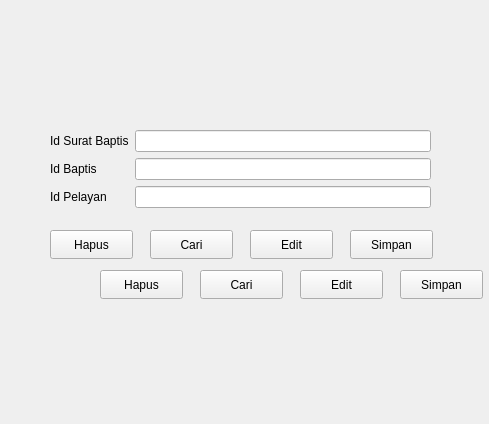
<?xml version="1.0" encoding="UTF-8"?>
<ui version="4.0">
 <class>FormSuratBaptis</class>
 <widget class="QWidget" name="FormSuratBaptis">
  <property name="geometry">
   <rect>
    <x>0</x>
    <y>0</y>
    <width>489</width>
    <height>424</height>
   </rect>
  </property>
  <property name="windowTitle">
   <string>Form</string>
  </property>
  <widget class="QWidget" name="formLayoutWidget">
   <property name="geometry">
    <rect>
     <x>50</x>
     <y>130</y>
     <width>381</width>
     <height>81</height>
    </rect>
   </property>
   <layout class="QFormLayout" name="formLayout">
    <item row="0" column="1">
     <widget class="QLineEdit" name="idSuratBaptisLineEdit"/>
    </item>
    <item row="1" column="0">
     <widget class="QLabel" name="idBaptisLabel">
      <property name="text">
       <string>Id Baptis</string>
      </property>
     </widget>
    </item>
    <item row="1" column="1">
     <widget class="QLineEdit" name="idBaptisLineEdit"/>
    </item>
    <item row="2" column="0">
     <widget class="QLabel" name="idPelayanLabel">
      <property name="text">
       <string>Id Pelayan</string>
      </property>
     </widget>
    </item>
    <item row="2" column="1">
     <widget class="QLineEdit" name="idPelayanLineEdit"/>
    </item>
    <item row="0" column="0">
     <widget class="QLabel" name="idSuratBaptisLabel">
      <property name="text">
       <string>Id Surat Baptis</string>
      </property>
     </widget>
    </item>
   </layout>
  </widget>
  <widget class="QPushButton" name="pushButton_2">
   <property name="geometry">
    <rect>
     <x>150</x>
     <y>230</y>
     <width>83</width>
     <height>29</height>
    </rect>
   </property>
   <property name="text">
    <string>Cari</string>
   </property>
  </widget>
  <widget class="QPushButton" name="pushButton_4">
   <property name="geometry">
    <rect>
     <x>350</x>
     <y>230</y>
     <width>83</width>
     <height>29</height>
    </rect>
   </property>
   <property name="text">
    <string>Simpan</string>
   </property>
  </widget>
  <widget class="QPushButton" name="pushButton">
   <property name="geometry">
    <rect>
     <x>50</x>
     <y>230</y>
     <width>83</width>
     <height>29</height>
    </rect>
   </property>
   <property name="text">
    <string>Hapus</string>
   </property>
  </widget>
  <widget class="QPushButton" name="pushButton_3">
   <property name="geometry">
    <rect>
     <x>250</x>
     <y>230</y>
     <width>83</width>
     <height>29</height>
    </rect>
   </property>
   <property name="text">
    <string>Edit</string>
   </property>
  </widget>
  <widget class="QPushButton" name="pushButton_5">
   <property name="geometry">
    <rect>
     <x>300</x>
     <y>270</y>
     <width>83</width>
     <height>29</height>
    </rect>
   </property>
   <property name="text">
    <string>Edit</string>
   </property>
  </widget>
  <widget class="QPushButton" name="pushButton_6">
   <property name="geometry">
    <rect>
     <x>100</x>
     <y>270</y>
     <width>83</width>
     <height>29</height>
    </rect>
   </property>
   <property name="text">
    <string>Hapus</string>
   </property>
  </widget>
  <widget class="QPushButton" name="pushButton_7">
   <property name="geometry">
    <rect>
     <x>200</x>
     <y>270</y>
     <width>83</width>
     <height>29</height>
    </rect>
   </property>
   <property name="text">
    <string>Cari</string>
   </property>
  </widget>
  <widget class="QPushButton" name="pushButton_8">
   <property name="geometry">
    <rect>
     <x>400</x>
     <y>270</y>
     <width>83</width>
     <height>29</height>
    </rect>
   </property>
   <property name="text">
    <string>Simpan</string>
   </property>
  </widget>
 </widget>
 <resources/>
 <connections/>
</ui>
